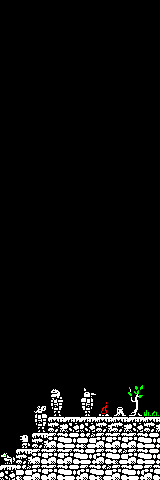

This is a level from a 2D game, rendered from its Tiled map with the project's own tilesets. A one-line summary and the complete map file follow:
An orthogonal 10x30 tile map with 16x16 px tiles, 1 tile layer (Kachelebene 1).

<map version="1.2" tiledversion="1.3.3" orientation="orthogonal" renderorder="right-down" width="10" height="30" tilewidth="16" tileheight="16" infinite="0" nextlayerid="2" nextobjectid="1">
 <tileset firstgid="1" source="myPONG.tsx" />
 <layer id="1" name="Kachelebene 1" width="10" height="30">
  <data encoding="csv">
207,207,207,207,207,207,207,207,207,207,
207,207,207,207,207,207,207,207,207,207,
207,207,207,207,207,207,207,207,207,207,
207,207,207,207,207,207,207,207,207,207,
207,207,207,207,207,207,207,207,207,207,
207,207,207,207,207,207,207,207,207,207,
207,207,207,207,207,207,207,207,207,207,
207,207,207,207,207,207,207,207,207,207,
207,207,207,207,207,207,207,207,207,207,
207,207,207,207,207,207,207,207,207,207,
207,207,207,207,207,207,207,207,207,207,
207,207,207,207,207,207,207,207,207,207,
207,207,207,207,207,207,207,207,207,207,
207,207,207,207,207,207,207,207,207,207,
207,207,207,207,207,207,207,207,207,207,
207,207,207,207,207,207,207,207,207,207,
207,207,207,207,207,207,207,207,207,207,
207,207,207,207,207,207,207,207,207,207,
207,207,207,207,207,207,207,207,207,207,
207,207,207,207,207,207,207,207,207,207,
207,207,207,207,207,207,207,207,207,207,
207,207,207,207,207,207,207,207,207,207,
207,207,207,207,207,207,207,207,207,207,
207,207,207,207,207,207,207,207,207,207,
207,207,207,754,207,888,207,207,827,207,
207,207,889,953,207,952,884,892,891,629,
207,207,953,946,947,947,946,946,947,946,
207,628,946,1011,1009,1010,1011,1011,1011,1009,
699,946,1011,1011,1011,1009,1011,1010,1011,1009,
947,1010,1011,1011,1009,1011,1010,1011,1009,1011
</data>
 </layer>
</map>
